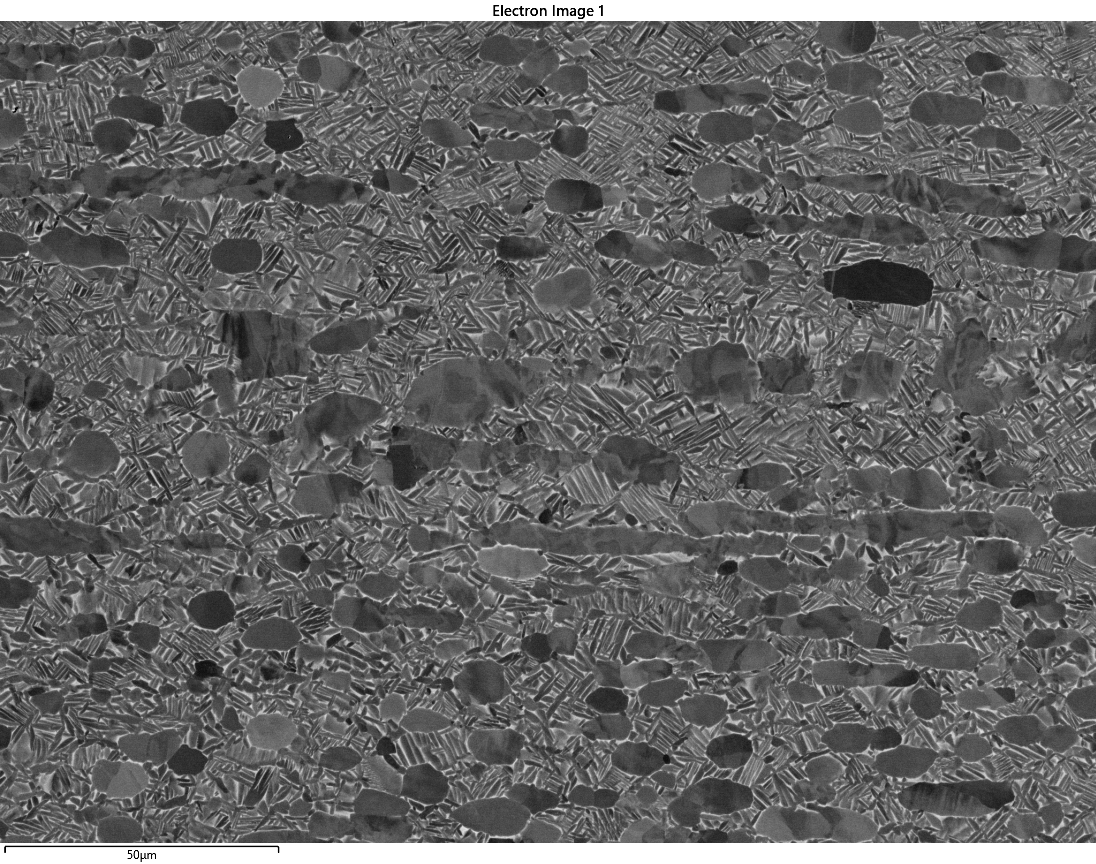
#> input picture BSE 200um FW.png, 1096 x 864 px
$ jupyter execute --allow-errors 'Alpha Separation.ipynb'
#> lines starting #> are read from the running program, lines starting #| are printed output that depends on the picture; after the words box and inside, x2 and y2 are one past the last pixel; in counts of white or black regions, pixels touching at a corner belong together
# Alpha Separation
We have a picture of a piece of metal. In the image are two types of alpha crystal - Primary alpha are round large blobs and secondary alpha is the smaller needle like crystals. The objective is to create an image mask to separate the two types of crystal

[cell 1]
from skimage import io, color, measure, morphology
import matplotlib.pyplot as plt
import ipywidgets as widgets
from ipywidgets import interact, fixed
import numpy as np
import scipy
from tqdm.notebook import tqdm

plt.rcParams['figure.figsize'] = [18, 12]

## Import image
It's stored as RGBA so convert to greyscale

[cell 2]
def plot_gray(image: np.ndarray):
    """Plot the supplied array as an image in greyscale."""
    io.imshow(image, cmap="gray")
    plt.show()

def plot_color(image: np.ndarray):
    """Plot the supplied array as an image using the standard colormap."""
    io.imshow(image)
    plt.show()

[cell 3]
image = io.imread("BSE 200um FW.png")
#> image is the input picture: shape (864, 1096, 4); mean R, G, B, A 101.1, 101.1, 101.1, 255
gray_image = color.rgb2gray(color.rgba2rgb(image))
plot_gray(gray_image)

## Crop image
Remove white borders

[cell 4]
x_min = 0
x_max = 1093
y_min = 21
y_max = 843
gray_image = gray_image[y_min:y_max, x_min:x_max]
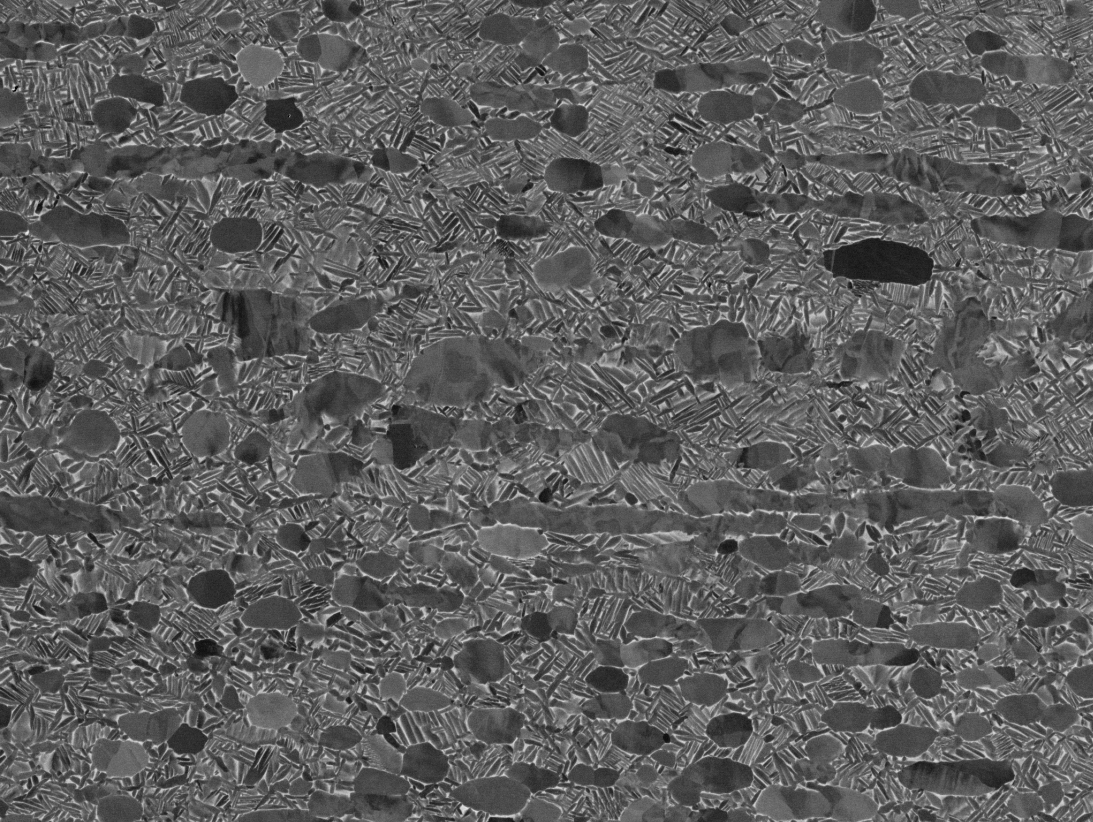
#> gray_image: shape (822, 1093) float64; min 0, max 0.929, mean 0.366
plot_gray(gray_image)

## What is interesting to the human eye about this image?
This will inform our approach for the analysis.

One notable aspect is that the primary alpha tends to be more oval while the rods have a much higher aspect ratio. There are some high aspect ratio primary alpha sections, but these are on a much larger scale. On average the primary alpha regions are bigger than the secondary alpha.

There is some white background that is neither primary nor secondary. All secondary is close to some white background, but the center of the alpha is not close to any white.

## Attempt 1: Characterise distance of pixels from white background
- First threshold the image to get the white particles and non-white particles
- Then for all non-white pixels, measure the average distance to the nearest half dozen white pixels

### Filter image
Setting the threshold slightly on the low side is good here. Some noise in the primary alpha is probably better than losing definition from the background.

[cell 5]
def threshold_image_display(image: np.ndarray, threshold: int):
    print(image.shape)
    mask = (image > threshold).astype(int)
    plot_gray(mask)
    print(f"{image.size} total pixels")
    print(f"{np.sum(mask)} background pixels")

[cell 6]
interact(threshold_image_display, image=fixed(gray_image), threshold=widgets.FloatSlider(min=0, max=1, step=1/256, value=0.45, continuous_update=False))
#> the sliders are set to image = <module 'ipywidgets.fixed_' fr, threshold = 0.45
#> (the call stopped at in threshold_image_display, `mask = (image > threshold).astype(int)`: ipywidgets is not available in this run)

A threshold of 0.45 pretty much separates the alpha and the background.

### Measure distance from each pixel to the background
Select the background pixels using the threshold.

[cell 7]
# Have to re-stack the indices here as np.where returns the columns and rows separately.
background_pixel_locations = np.column_stack(np.where(gray_image > 0.45))
#> background_pixel_locations = 180970 pairs, first value 0 to 821, second value 0 to 1092

Now measure the distance between each particle in the image and its N nearest background particles (background has value of 1)

For testing purposes it is best to set the x_lim and y_lim to do a small subregion. A 200x200 section takes on the order of 1 minute to run.

[cell 8]
num_pixels = 10

x_lim = 200
y_lim = 200
new_image = []
indices = np.indices((1, y_lim)).reshape(2, y_lim).T
#> (the rest of this cell did not finish here and is left out)

#> (a cell that did not finish here is left out)

Now threshold again - primary alpha is the higher values.

[cell 10]
threshold = 8

#> (the rest of this cell did not finish here and is left out)

This has worked pretty well. It is picking up just a touch of secondary alpha at (80,180) but this could be removed by labelling image regions and filtering on size.

The marked region needs to be expanded a little to capture the full alpha region. This can be done by applying a circle brush to each identified point. This can be easily simulated by changing the scatter plot points to be bigger - a brush of about 30px is about right.

This algorithm is also pretty slow - about 20 minutes for this sample image. 30% of this is due to argparse but this is needed to prevent noise disrupting the signal (perhaps some filtering would preclude this). The rest of the time is in cdist, and I don't think there is any way to game this. My basic implementation of a cell list turns out slower because it isn't vectorised. It would be lighting fast compiled as C with a cell list but meh... too much effort.

# Attempt 2 - A simpler filter
What about just trying to threshold and then dilate?

First we must do some denoising of the thresholded image. A basic gaussian blur strong enough to bring salt and pepper noise below the threshold would greatly reduce the crispness of the background - it is too blunt an instrument. Mostly we want to just get the single white pixels in the black regions as these will cause problems with the dilation. We can do this by considering the neighbourhood of the noise particles. Any white pixels mostly surrounded by black pixels are considered noise. Even with this method, the thresholds cannot be set too agressively as this blurs the edges between the alpha and the background.

The result shouldn't look much different - it should just be the odd speckle from the big primary alpha sections that is removed.

[cell 11]
binary = (gray_image > 0.48).astype(int)
#> binary: shape (822, 1093) int64; values 0 (black) and 1 (white), 15.7% white in thin lines or dots
plot_gray(binary)

mask_size = 4
threshold_pixels = 5

for x in range(mask_size, binary.shape[0] - mask_size):
    for y in range(mask_size, binary.shape[1] - mask_size):
        if binary[x, y] == 1:
            if np.sum(binary[x - mask_size:x + mask_size, y - mask_size:y + mask_size]) < threshold_pixels:
                binary[x, y] = 0
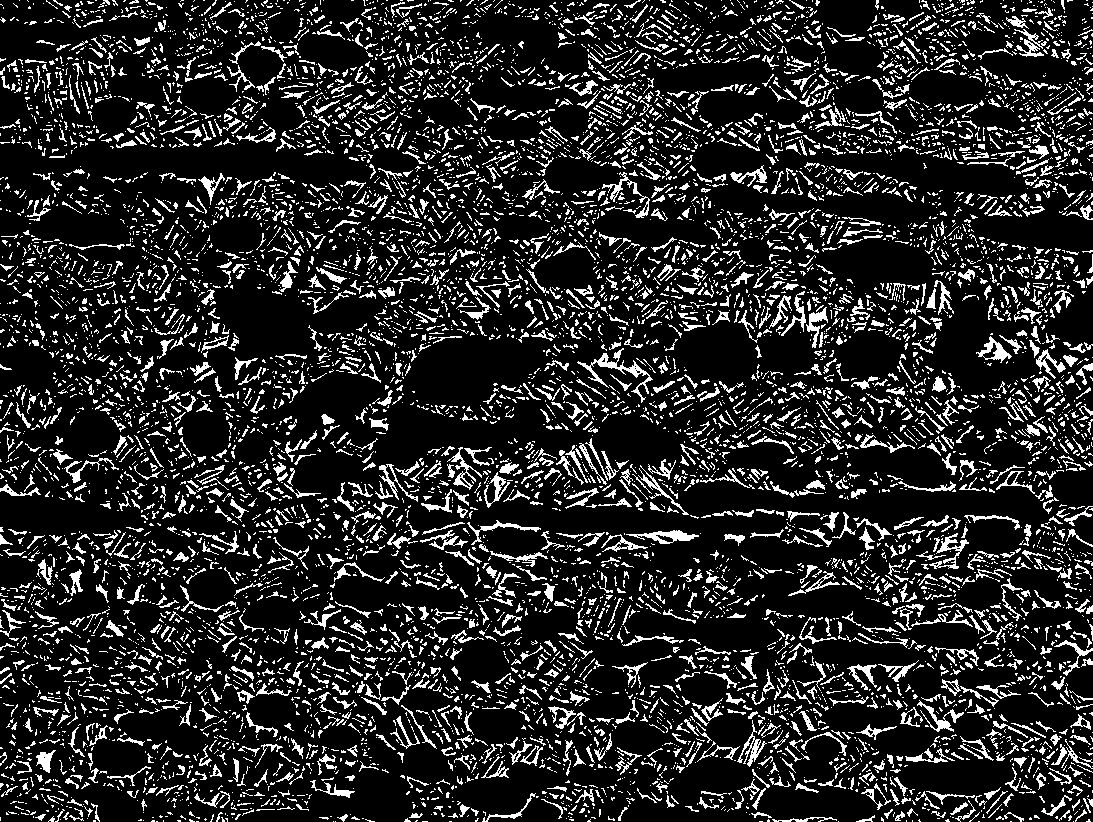
#> binary: shape (822, 1093) int64; values 0 (black) and 1 (white), 15.5% white in thin lines or dots

plot_gray(binary)

Now try a dilation x times. Too much dilation is bad as it will dilate the structures we want to keep. Too little dilation and the primary and secondary regions will still be contiguous. About 6 or 7 seems good for this image.

[cell 12]
dilated_binary = binary.copy()

for x in range(7):
    dilated_binary = morphology.dilation(dilated_binary)
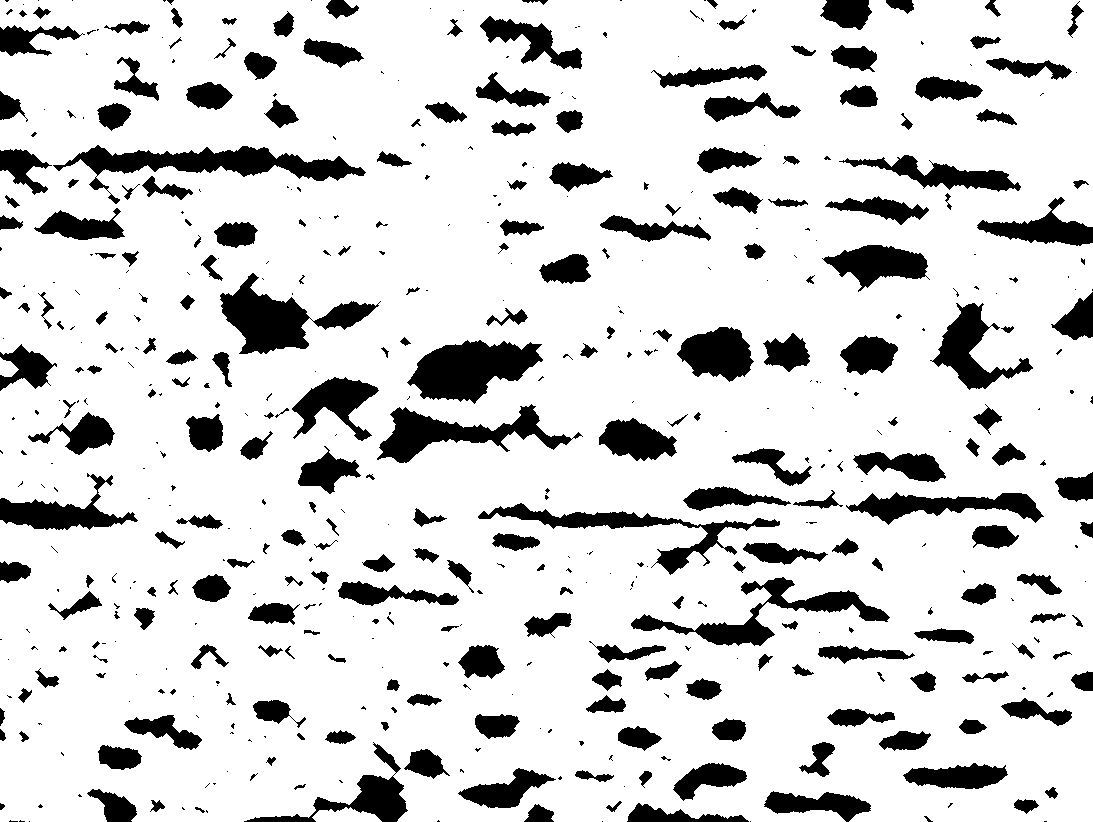
#> dilated_binary: shape (822, 1093) int64; values 0 (black) and 1 (white), 83.7% white; 516 black regions (257 under 20 px)
plot_gray(dilated_binary)

Now the regions are seperate, label contiguous regions. Labelling will label white regions, so the image must be inverted using a logical not. This puts the background as label zero.

[cell 13]
labelled = morphology.label(np.logical_not(dilated_binary))
#> labelled: shape (822, 1093) int32; 517 distinct labels, from 0 to 516
plot_color(labelled)

Now iterate through the labels, removing small ones.

[cell 14]
threshold = 80

label_props = measure.regionprops(labelled)
#> label_props = 516 regions; largest, box (x1, y1, x2, y2) and area: (53, 145, 366, 204) 5439, (407, 340, 543, 404) 5271, (220, 273, 381, 354) 5073, (377, 404, 583, 463) 4219, (631, 577, 890, 646) 4160
for index, label in enumerate(label_props):
    if label["area"] < threshold:
        # Regionprops starts at label 1 so must increment index by 1
        labelled[labelled == index + 1] = 0
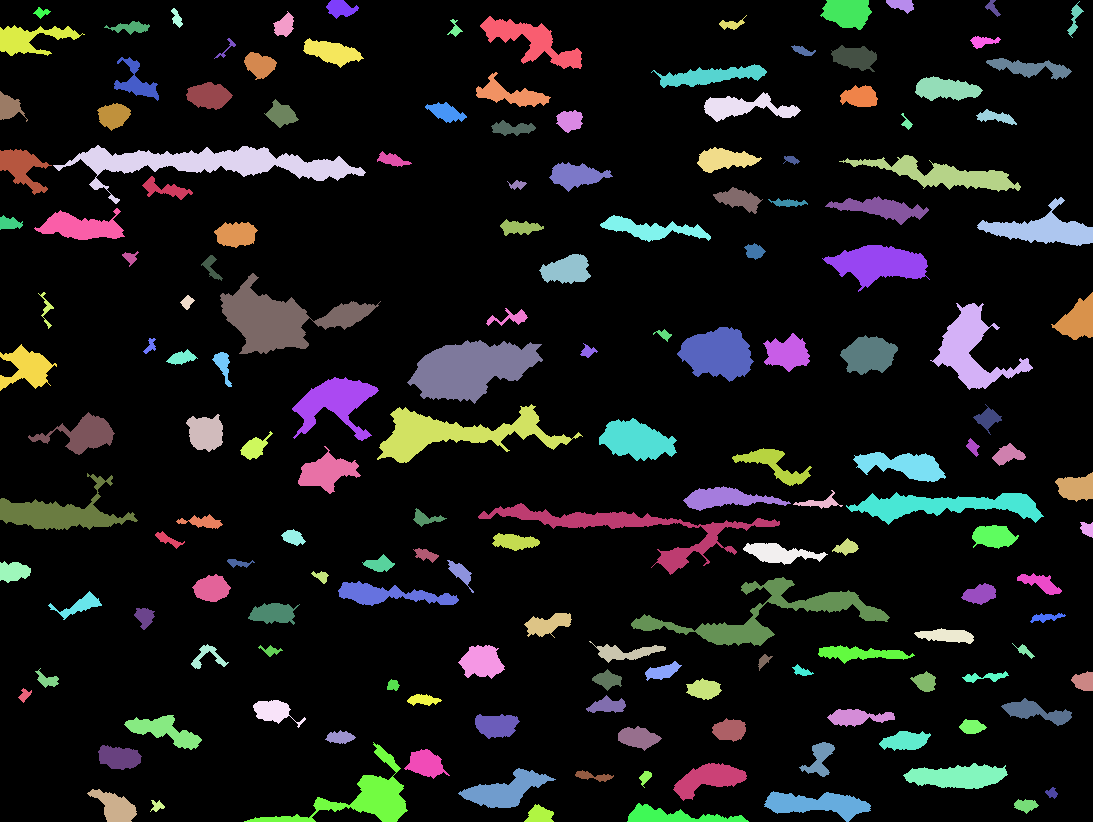
#> labelled: shape (822, 1093) int32; 164 distinct labels, from 0 to 505; one colour per label, 0 black
plot_color(labelled)

mask = np.column_stack(np.where(labelled != 0))
#> mask = 140655 pairs, first value 0 to 821, second value 0 to 1092
plt.imshow(gray_image, cmap='gray')
plt.scatter(mask[:, 1], mask[:, 0], s=3, alpha=0.1)
plt.savefig("alpha.png", dpi=75)
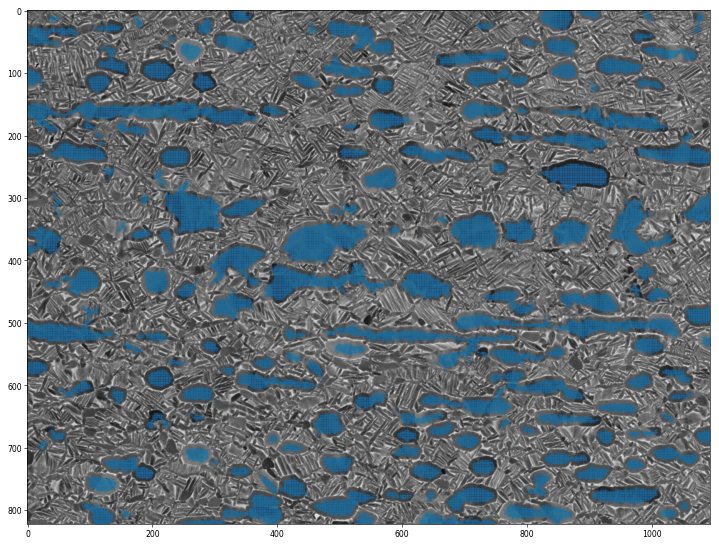
#> figure drawn by matplotlib, 1 panel
plt.show()

$ run again, with BSE 500um FW.png copied over BSE 200um FW.png
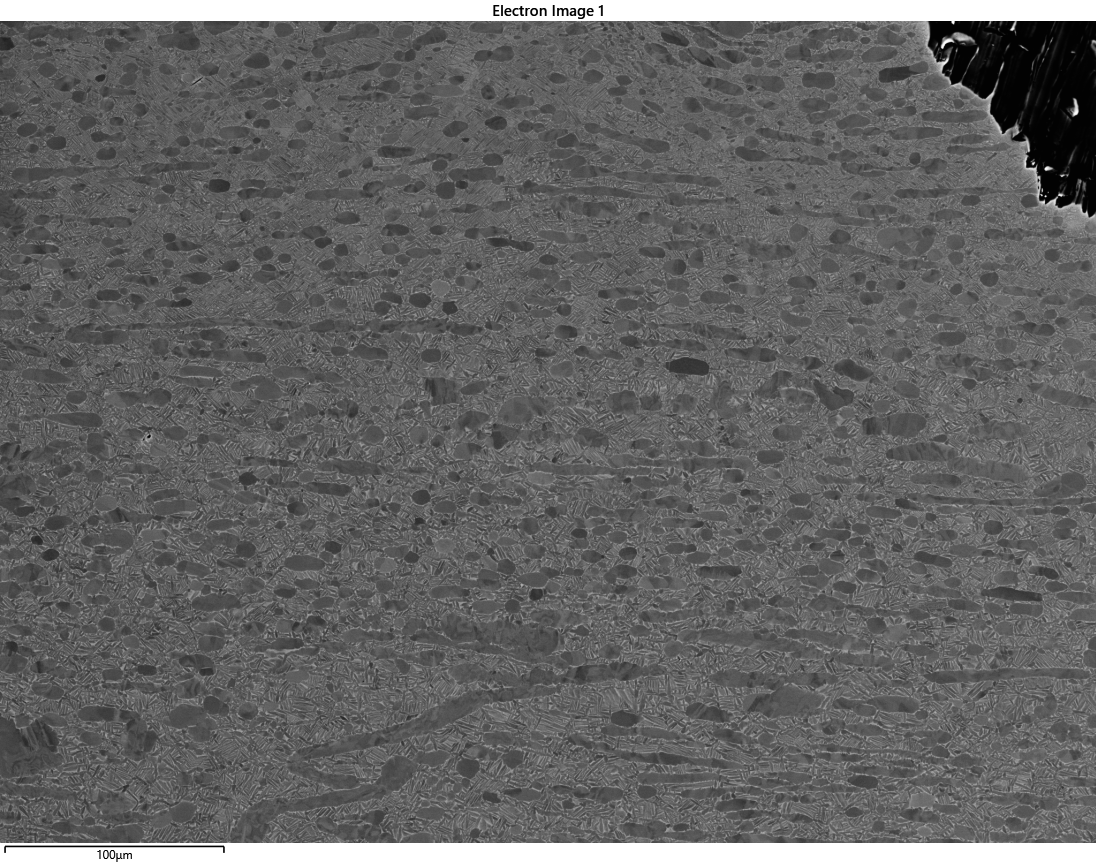
#> input picture BSE 500um FW.png, 1096 x 864 px
#> image is the input picture: shape (864, 1096, 4); mean R, G, B, A 100.3, 100.3, 100.3, 255
#> background_pixel_locations = 99337 pairs, first value 0 to 821, second value 0 to 1092
#> label_props = 396 regions; largest, box (x1, y1, x2, y2) and area: (0, 0, 1093, 822) 390643, (949, 0, 1093, 188) 14173, (558, 456, 713, 574) 4498, (858, 353, 1025, 511) 4203, (266, 411, 379, 490) 2213
#> after the loop `for index, label in enumerate(label_props):`:
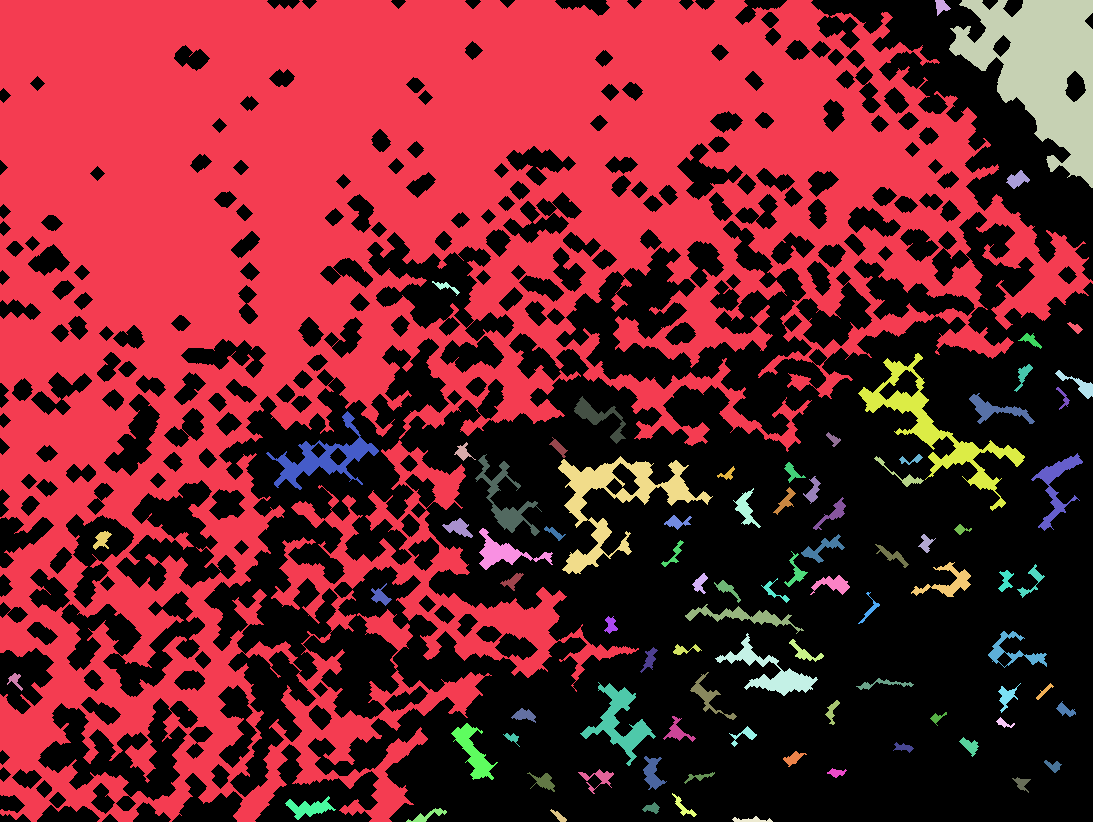
#> labelled: shape (822, 1093) int32; 88 distinct labels, from 0 to 386; one colour per label, 0 black
#> mask = 439572 pairs, first value 0 to 821, second value 0 to 1092
#> `plt.savefig("alpha.png", dpi=75)`:
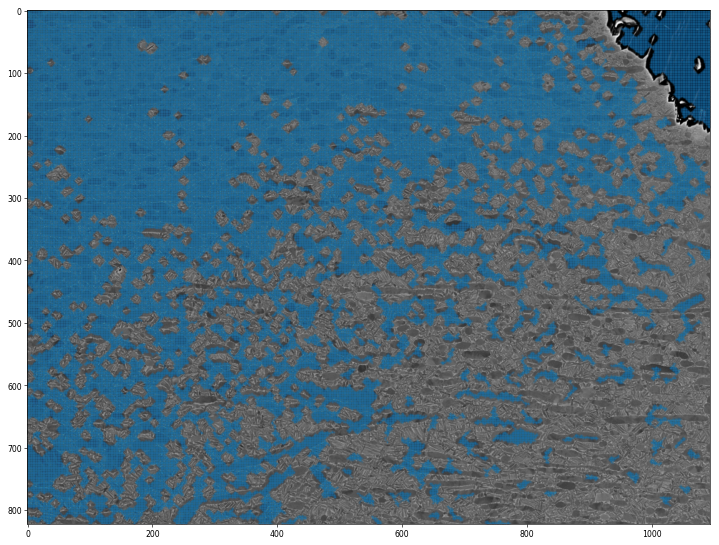
#> figure drawn by matplotlib, 1 panel
